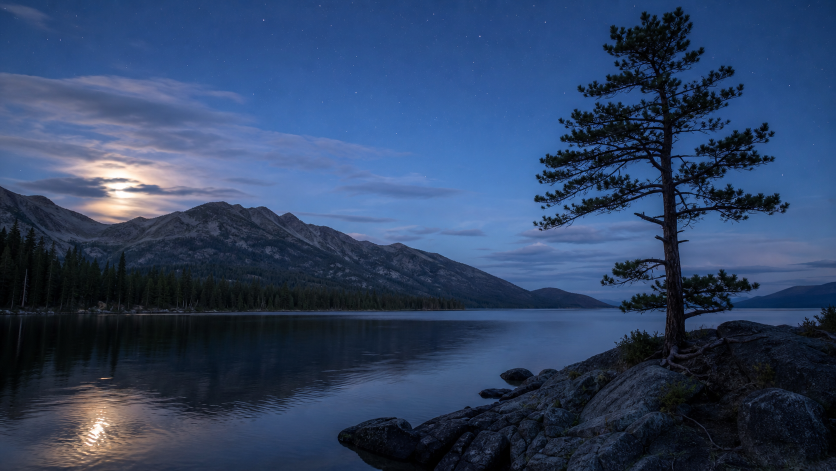
#> input picture artwork/source-png/forest_night.png, 1672 x 941 px, found by its file name (shown at 1/2 size)
$ python create_ambient_preview.py
#> lines starting #> are read from the running program, lines starting #| are printed output that depends on the picture
#> further down, source is the input picture: PIL image 1672x941 RGB; mean R, G, B 47.6, 67.7, 101.2
from pathlib import Path
from PIL import Image, ImageDraw, ImageEnhance, ImageFilter
import math
import random

ROOT = Path(__file__).resolve().parents[1]
SOURCE = ROOT / "composeApp/src/commonMain/composeResources/drawable/forest_night.png"
OUTPUT = ROOT / "previews/lake-ambient-loop.webp"
WIDTH, HEIGHT = 1280, 720
FRAMES, FPS = 96, 12


def cover(image: Image.Image, width: int, height: int, zoom: float, pan_x: float) -> Image.Image:
#> called with width = 1280, height = 720, zoom = 1.02, pan_x = 0
    ratio = max(width / image.width, height / image.height) * zoom
    resized = image.resize((round(image.width * ratio), round(image.height * ratio)), Image.Resampling.LANCZOS)
    left = max(0, round((resized.width - width) / 2 + pan_x))
    top = max(0, round((resized.height - height) / 2))
    return resized.crop((left, top, left + width, top + height))
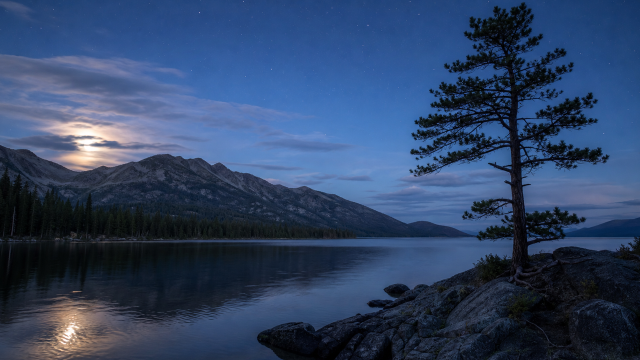
#> returned value: PIL image 1280x720 RGB (shown at 1/2 size); mean R, G, B 48.2, 68.3, 101.9


def fog_layer(phase: float) -> Image.Image:
#> called with phase = 0
    small = Image.new("L", (320, 180), 0)
#> small: PIL image 320x180 L; every value is 0
    draw = ImageDraw.Draw(small)
    for index in range(5):
        x = ((phase * (45 + index * 7) + index * 83) % 430) - 70
        y = 103 + index * 6
        draw.ellipse((x - 85, y - 18, x + 85, y + 18), fill=22 + index * 3)
    return small.resize((WIDTH, HEIGHT), Image.Resampling.BICUBIC).filter(ImageFilter.GaussianBlur(24))
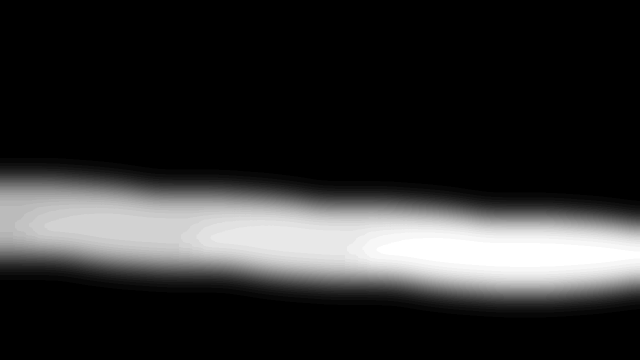
#> returned value: PIL image 1280x720 L (shown at 1/2 size); min 0, max 34, mean 6.3; drawn with min black and max white


def make_frame(index: int) -> Image.Image:
    phase = index / FRAMES
    eased = (1 - math.cos(phase * math.tau)) / 2
    base = cover(source, WIDTH, HEIGHT, 1.018 + eased * .006, math.sin(phase * math.tau) * 4)
    base = ImageEnhance.Brightness(base).enhance(.985 + math.sin(phase * math.tau) * .008)

    atmosphere = Image.new("RGBA", (WIDTH, HEIGHT), (0, 0, 0, 0))
    atmosphere.putalpha(fog_layer(phase))
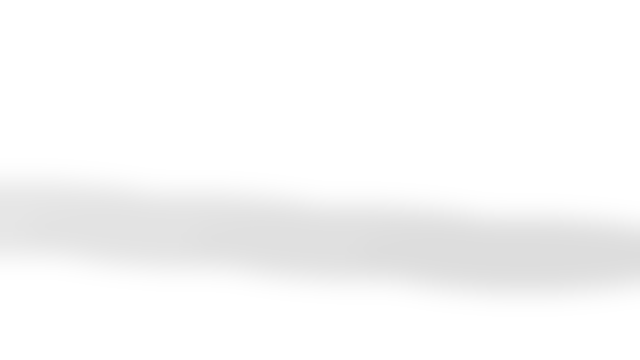
#> atmosphere: PIL image 1280x720 RGBA (shown at 1/2 size); mean R, G, B, A 0, 0, 0, 6.3; transparent parts drawn white
    white_fog = Image.new("RGBA", (WIDTH, HEIGHT), (205, 218, 225, 0))
    white_fog.putalpha(atmosphere.getchannel("A"))
    frame = Image.alpha_composite(base.convert("RGBA"), white_fog)
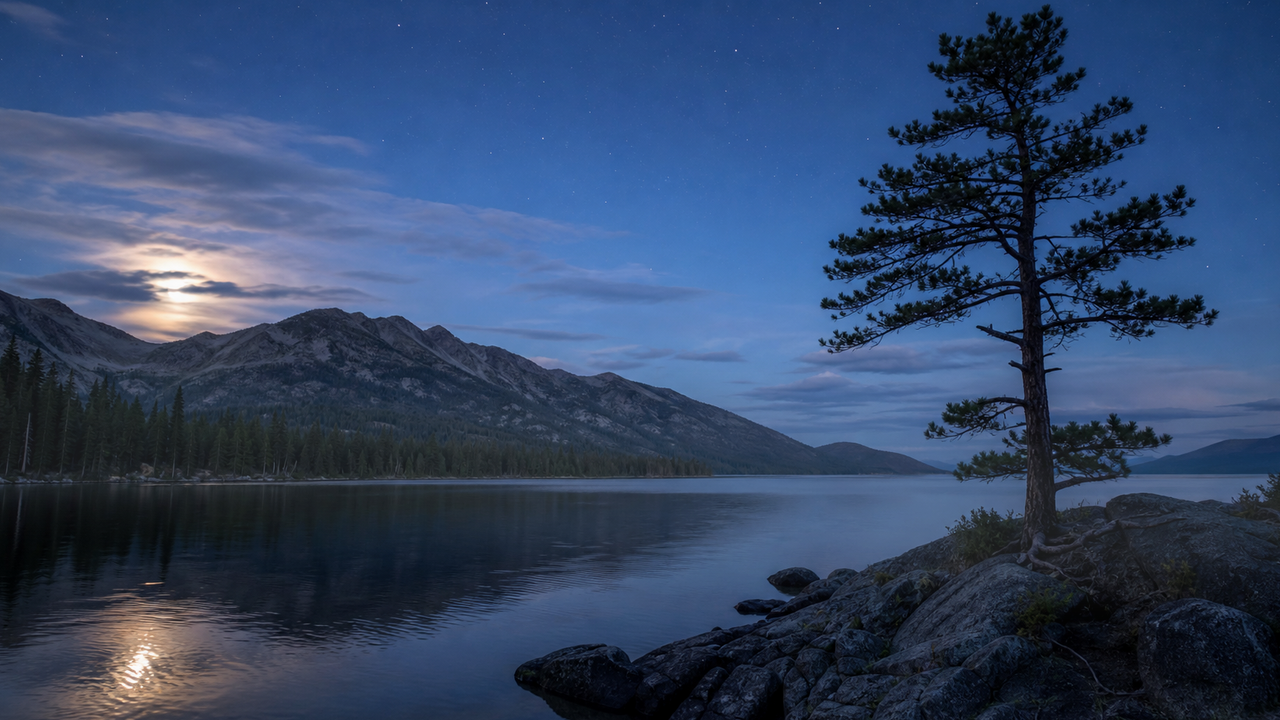
#> frame: PIL image 1280x720 RGBA; mean R, G, B, A 51.3, 71.1, 104, 255

    details = Image.new("RGBA", (WIDTH, HEIGHT), (0, 0, 0, 0))
    draw = ImageDraw.Draw(details)
    for idx, (x, y, strength) in enumerate(stars):
        pulse = .5 + .5 * math.sin(phase * math.tau * 2 + idx)
        alpha = round((18 + pulse * 42) * strength)
        draw.ellipse((x - 1, y - 1, x + 1, y + 1), fill=(235, 241, 243, alpha))
    for idx, (x, y, length) in enumerate(glints):
        shimmer = .5 + .5 * math.sin(phase * math.tau * 3 + idx * .8)
        shift = math.sin(phase * math.tau + idx) * 3
        draw.line((x + shift, y, x + length + shift, y), fill=(205, 224, 235, round(38 * shimmer)), width=1)
    return Image.alpha_composite(frame, details).convert("RGB")
#> returned value: PIL image 1280x720 RGB


source = Image.open(SOURCE).convert("RGB")
random.seed(42)
stars = [(random.randint(30, 960), random.randint(20, 250), random.uniform(.5, 1.0)) for _ in range(25)]
glints = [(random.randint(20, 830), random.randint(480, 650), random.randint(8, 34)) for _ in range(28)]
frames = [make_frame(index) for index in range(FRAMES)]
#> the loop in fog_layer (call 2), `for index in range(5):` made 5 passes
#> x on passes 1 to 5: -69.53, 13.54, 96.61, 179.7, 262.8
#> the loop in make_frame (call 2), `for idx, (x, y, strength) in enumerate(stars):` made 25 passes
#> (pulse, alpha) on passes 1 to 8: (0.565, 21), (0.952, 35), (0.924, 48), (0.505, 21), (0.0822, 11), (0.0432, 15), (0.424, 21), (0.875, 42)
#> the loop in make_frame (call 2), `for idx, (x, y, length) in enumerate(glints):` made 28 passes
#> (shimmer, shift) on passes 1 to 8: (0.598, 0.196), (0.92, 2.63), (0.987, 2.64), (0.759, 0.228), (0.374, -2.39), (0.0651, -2.81), (0.02, -0.648), (0.266, 2.11)
OUTPUT.parent.mkdir(parents=True, exist_ok=True)
frames[0].save(
    OUTPUT,
    save_all=True,
    append_images=frames[1:],
    duration=round(1000 / FPS),
    loop=0,
    quality=82,
    method=4,
)
print(OUTPUT)

$ run again, with artwork/source-png/forest_autumn.png copied over artwork/source-png/forest_night.png
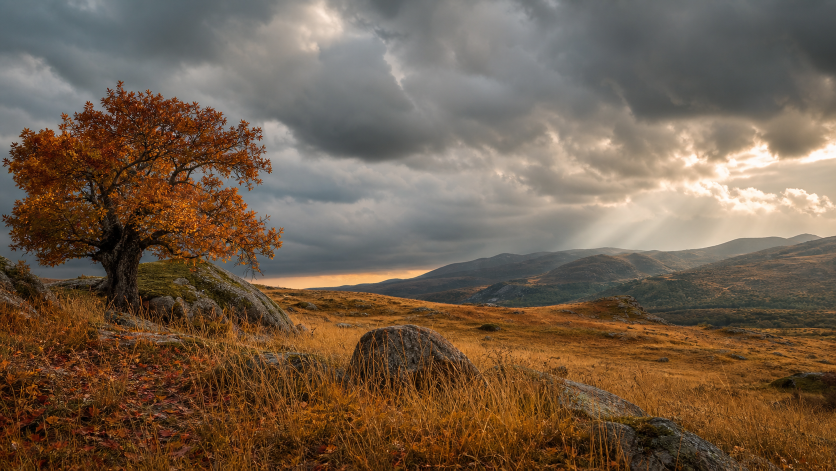
#> input picture artwork/source-png/forest_autumn.png, 1672 x 941 px, found by its file name (shown at 1/2 size)
#> source is the input picture: PIL image 1672x941 RGB; mean R, G, B 114.3, 94.9, 76.4
#> in cover, `return resized.crop((left, top, left + width, top + height))`:
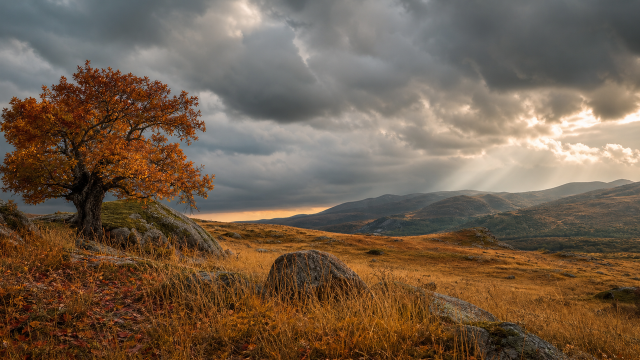
#> returned value: PIL image 1280x720 RGB (shown at 1/2 size); mean R, G, B 114.8, 95.2, 76.7
#> small: PIL image 320x180 L; every value is 0
#> in make_frame, `frame = Image.alpha_composite(base.convert("RGBA"), white_fog)`:
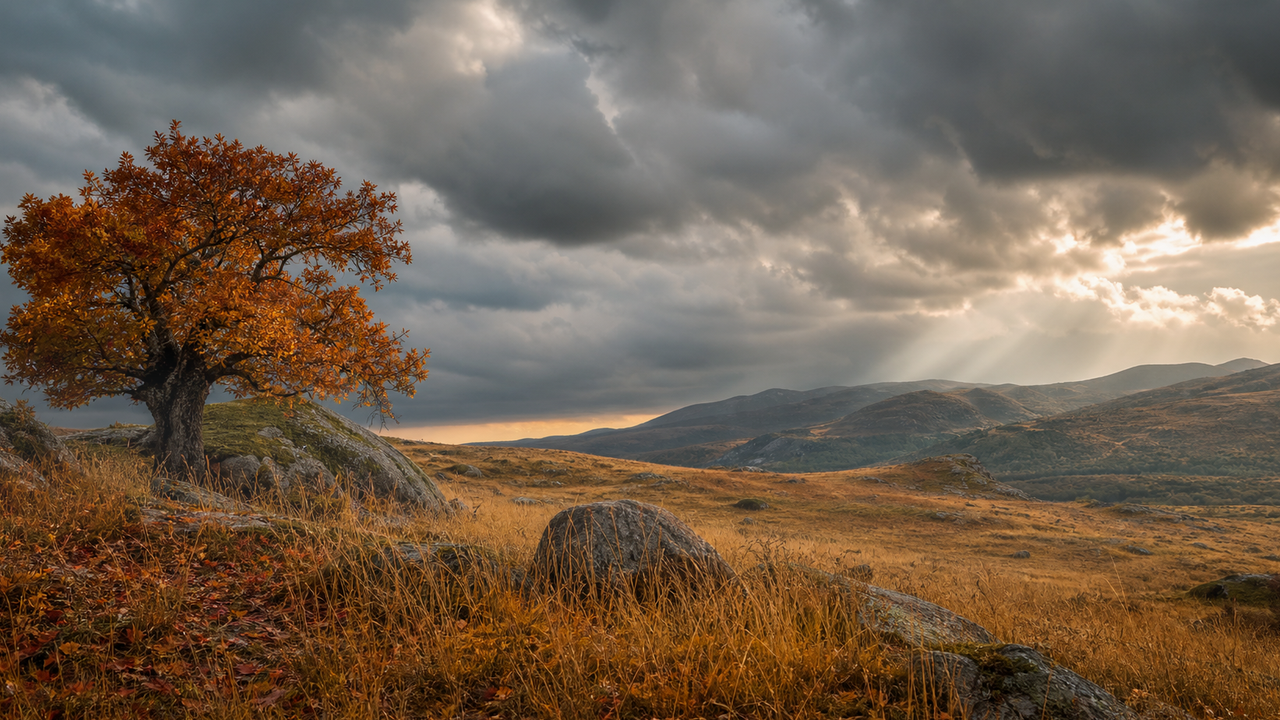
#> frame: PIL image 1280x720 RGBA; mean R, G, B, A 115.3, 97, 79.5, 255
#> the loop in fog_layer (call 2), `for index in range(5):` made 5 passes
#> x on passes 1 to 5: -69.53, 13.54, 96.61, 179.7, 262.8
#> the loop in make_frame (call 2), `for idx, (x, y, strength) in enumerate(stars):` made 25 passes
#> (pulse, alpha) on passes 1 to 8: (0.565, 21), (0.952, 35), (0.924, 48), (0.505, 21), (0.0822, 11), (0.0432, 15), (0.424, 21), (0.875, 42)
#> the loop in make_frame (call 2), `for idx, (x, y, length) in enumerate(glints):` made 28 passes
#> (shimmer, shift) on passes 1 to 8: (0.598, 0.196), (0.92, 2.63), (0.987, 2.64), (0.759, 0.228), (0.374, -2.39), (0.0651, -2.81), (0.02, -0.648), (0.266, 2.11)

$ run again, with artwork/source-png/forest_autumn_early.png copied over artwork/source-png/forest_night.png
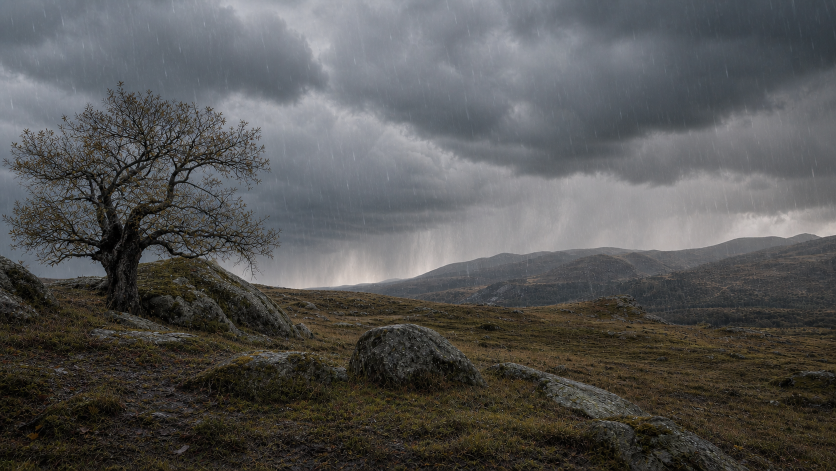
#> input picture artwork/source-png/forest_autumn_early.png, 1672 x 941 px, found by its file name (shown at 1/2 size)
#> source is the input picture: PIL image 1672x941 RGB; mean R, G, B 86.1, 86, 85.2
#> in cover, `return resized.crop((left, top, left + width, top + height))`:
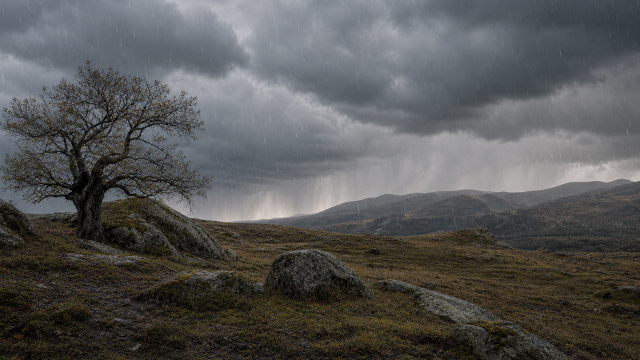
#> returned value: PIL image 1280x720 RGB (shown at 1/2 size); mean R, G, B 86.5, 86.3, 85.4
#> small: PIL image 320x180 L; every value is 0
#> in make_frame, `frame = Image.alpha_composite(base.convert("RGBA"), white_fog)`:
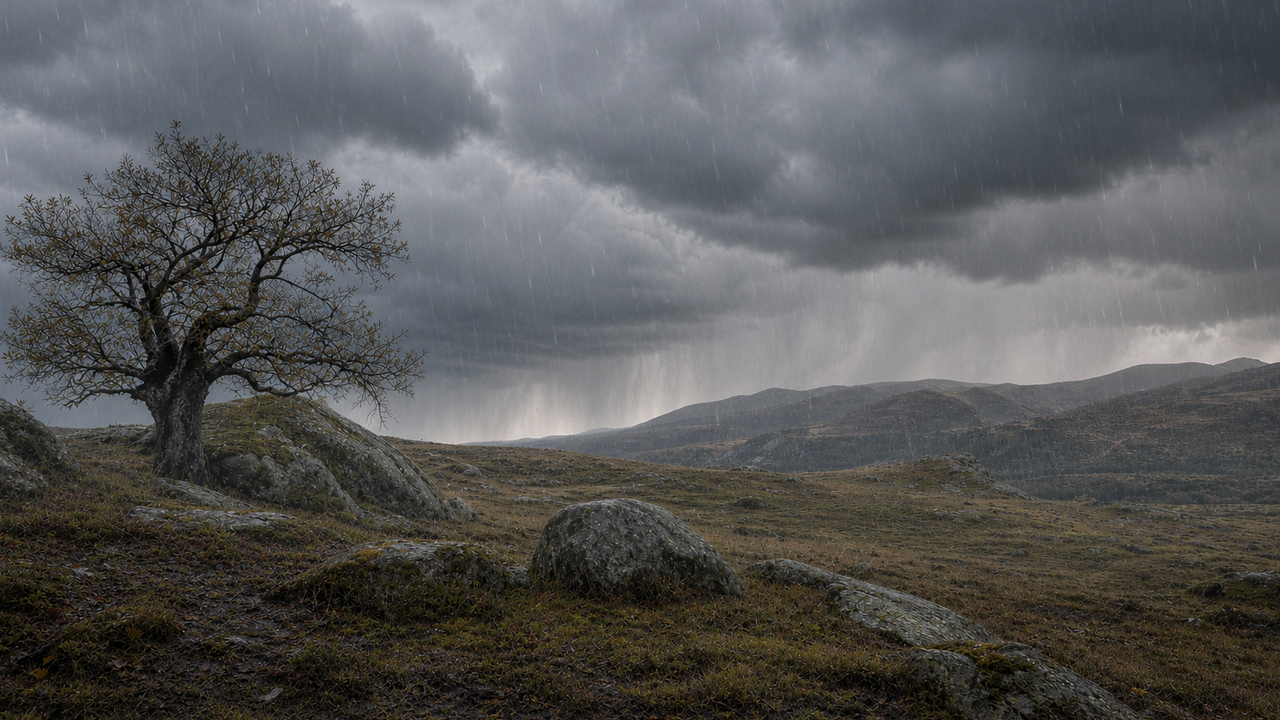
#> frame: PIL image 1280x720 RGBA; mean R, G, B, A 88.2, 88.4, 87.9, 255
#> the loop in fog_layer (call 2), `for index in range(5):` made 5 passes
#> x on passes 1 to 5: -69.53, 13.54, 96.61, 179.7, 262.8
#> the loop in make_frame (call 2), `for idx, (x, y, strength) in enumerate(stars):` made 25 passes
#> (pulse, alpha) on passes 1 to 8: (0.565, 21), (0.952, 35), (0.924, 48), (0.505, 21), (0.0822, 11), (0.0432, 15), (0.424, 21), (0.875, 42)
#> the loop in make_frame (call 2), `for idx, (x, y, length) in enumerate(glints):` made 28 passes
#> (shimmer, shift) on passes 1 to 8: (0.598, 0.196), (0.92, 2.63), (0.987, 2.64), (0.759, 0.228), (0.374, -2.39), (0.0651, -2.81), (0.02, -0.648), (0.266, 2.11)
